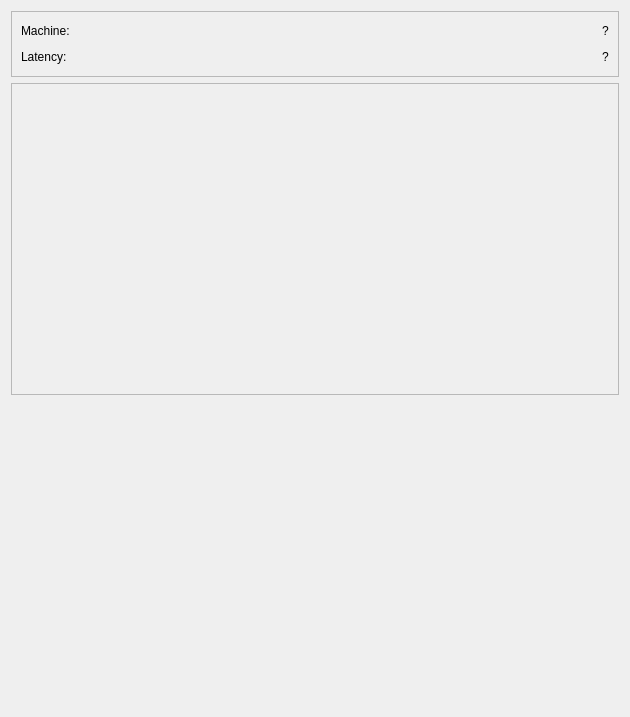
<?xml version="1.0" encoding="UTF-8"?>
<ui version="4.0">
 <class>frame</class>
 <widget class="QWidget" name="frame">
  <property name="geometry">
   <rect>
    <x>0</x>
    <y>0</y>
    <width>630</width>
    <height>717</height>
   </rect>
  </property>
  <property name="windowTitle">
   <string>Form</string>
  </property>
  <property name="styleSheet">
   <string notr="true"/>
  </property>
  <layout class="QVBoxLayout" name="verticalLayout">
   <item>
    <widget class="QFrame" name="namebox">
     <property name="frameShape">
      <enum>QFrame::StyledPanel</enum>
     </property>
     <property name="frameShadow">
      <enum>QFrame::Raised</enum>
     </property>
     <layout class="QVBoxLayout" name="verticalLayout_3">
      <item>
       <layout class="QHBoxLayout" name="horizontalLayout">
        <item>
         <widget class="QLabel" name="lbl1">
          <property name="text">
           <string>Machine:</string>
          </property>
         </widget>
        </item>
        <item>
         <spacer name="horizontalSpacer">
          <property name="orientation">
           <enum>Qt::Horizontal</enum>
          </property>
          <property name="sizeHint" stdset="0">
           <size>
            <width>40</width>
            <height>20</height>
           </size>
          </property>
         </spacer>
        </item>
        <item>
         <widget class="QLabel" name="nameLbl">
          <property name="text">
           <string>?</string>
          </property>
         </widget>
        </item>
       </layout>
      </item>
      <item>
       <layout class="QHBoxLayout" name="horizontalLayout_2">
        <item>
         <widget class="QLabel" name="label">
          <property name="text">
           <string>Latency:</string>
          </property>
         </widget>
        </item>
        <item>
         <spacer name="horizontalSpacer_2">
          <property name="orientation">
           <enum>Qt::Horizontal</enum>
          </property>
          <property name="sizeHint" stdset="0">
           <size>
            <width>40</width>
            <height>20</height>
           </size>
          </property>
         </spacer>
        </item>
        <item>
         <widget class="QLabel" name="latencyLbl">
          <property name="text">
           <string>?</string>
          </property>
         </widget>
        </item>
       </layout>
      </item>
     </layout>
    </widget>
   </item>
   <item>
    <widget class="QFrame" name="column">
     <property name="frameShape">
      <enum>QFrame::StyledPanel</enum>
     </property>
     <property name="frameShadow">
      <enum>QFrame::Raised</enum>
     </property>
     <layout class="QVBoxLayout" name="verticalLayout_2">
      <item>
       <spacer name="verticalSpacer">
        <property name="orientation">
         <enum>Qt::Vertical</enum>
        </property>
        <property name="sizeHint" stdset="0">
         <size>
          <width>20</width>
          <height>40</height>
         </size>
        </property>
       </spacer>
      </item>
     </layout>
    </widget>
   </item>
   <item>
    <spacer name="verticalSpacer_2">
     <property name="orientation">
      <enum>Qt::Vertical</enum>
     </property>
     <property name="sizeHint" stdset="0">
      <size>
       <width>20</width>
       <height>40</height>
      </size>
     </property>
    </spacer>
   </item>
  </layout>
 </widget>
 <resources/>
 <connections/>
</ui>
